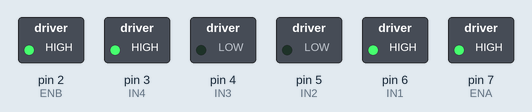
Recording of a sketch running on a simulated Arduino Uno, built with avr-gcc and run on an emulated ATmega328P. Shown: switched loads named in the sketch (green lamp = pin HIGH).

Above: at 0.1 s.
Timing chart, 0 to 1.6 s (numbered marks = the images above):
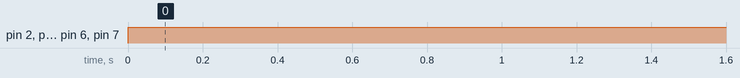

The sketch:

test_forward.ino
```cpp
// test_forward.ino
// 測試直線前進用程式

const int ENA = 7;
const int IN1 = 6;
const int IN2 = 5;
const int IN3 = 4;
const int IN4 = 3;
const int ENB = 2;
const int motorspeed = 130; // 可自行調整速度

void setup() {
  pinMode(ENA, OUTPUT);
  pinMode(IN1, OUTPUT);
  pinMode(IN2, OUTPUT);
  pinMode(IN3, OUTPUT);
  pinMode(IN4, OUTPUT);
  pinMode(ENB, OUTPUT);
}

void loop() {
  // 直線前進
  analogWrite(ENA, motorspeed);
  digitalWrite(IN1, HIGH);
  digitalWrite(IN2, LOW);
  digitalWrite(IN3, LOW);
  digitalWrite(IN4, HIGH);
  analogWrite(ENB, motorspeed);
}
```

Measured:
- by itself, pin 2 (ENB), pin 3 (IN4), pin 6 (IN1), pin 7 (ENA): LOW → HIGH at 0.00 s
